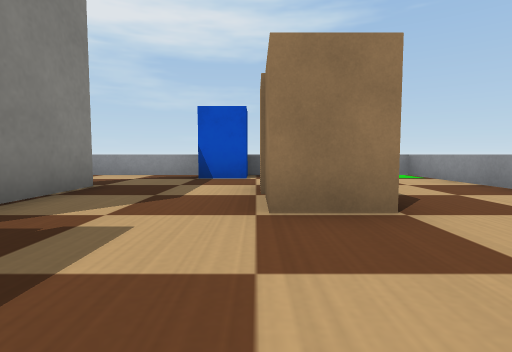
[1] (above)

23 first-person views from a walk through a robot-simulator world made for Webots. The camera is 0.1 m above the floor, tilts 4° down and sees 80° across. The floor is counted in squares, 0.2 m on a side. Each view is taken from the middle of a square. On the plan, view 1 faces up. The plan holds only what a view shows up to about 9 squares ahead; the rest is blank. The robots in the file are not drawn. Webots' stock objects and surfaces are drawn as simple stand-ins.

[2]
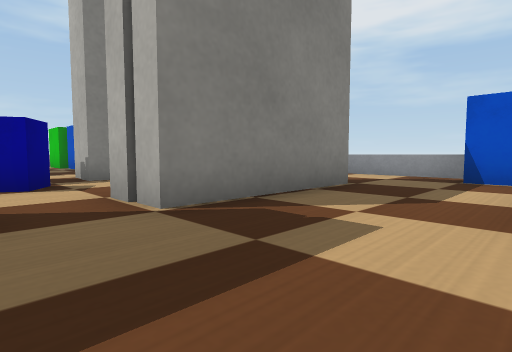

[3]
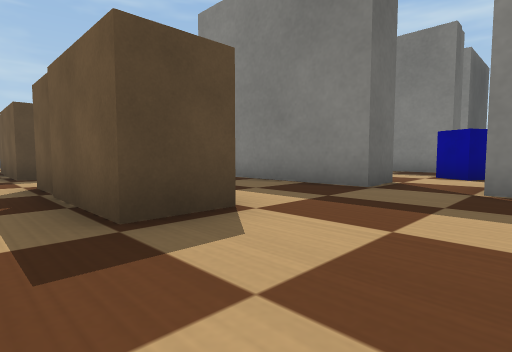

[4]
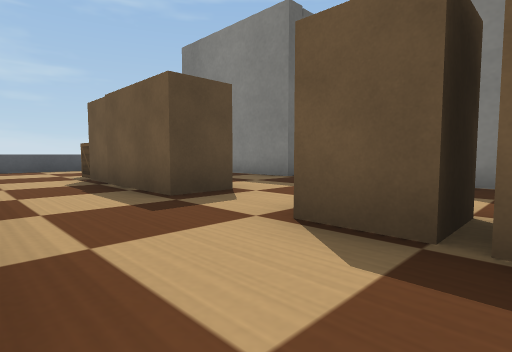

[5]
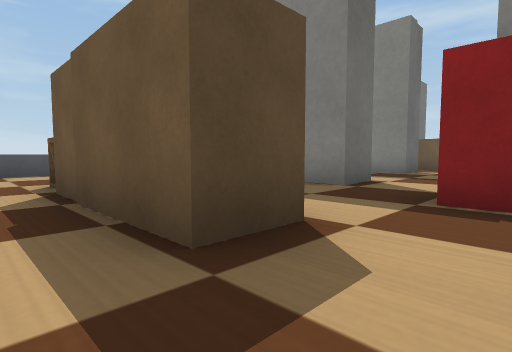

[6]
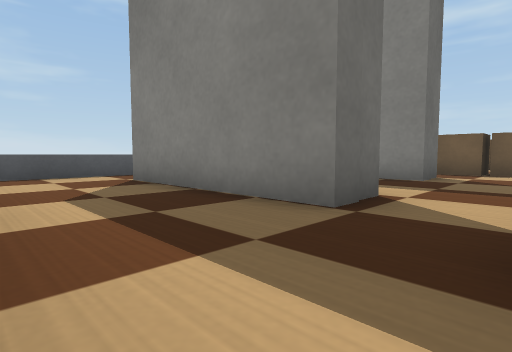

[7]
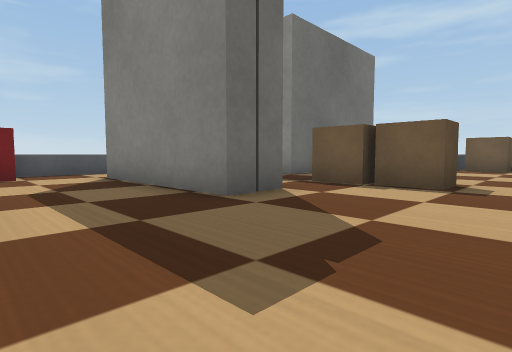

[8]
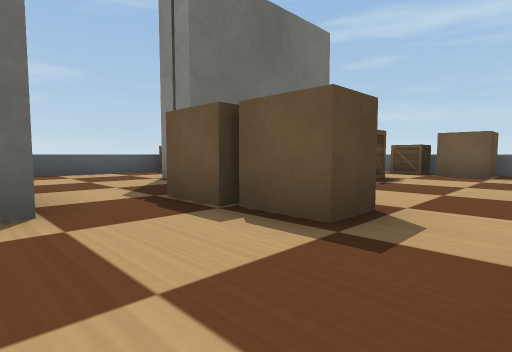

[9]
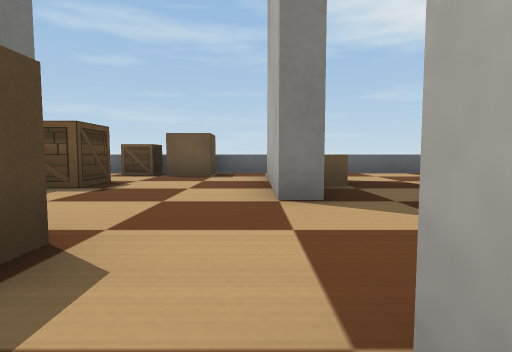

[10]
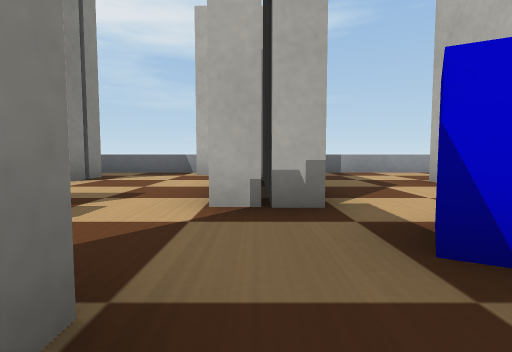

[11]
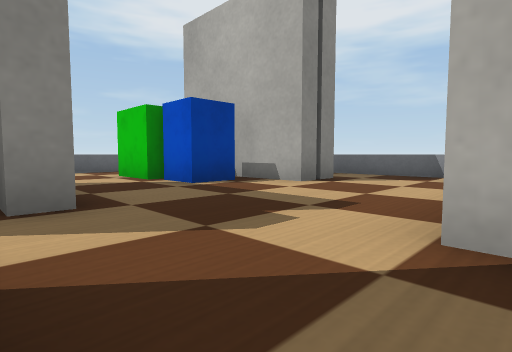

[12]
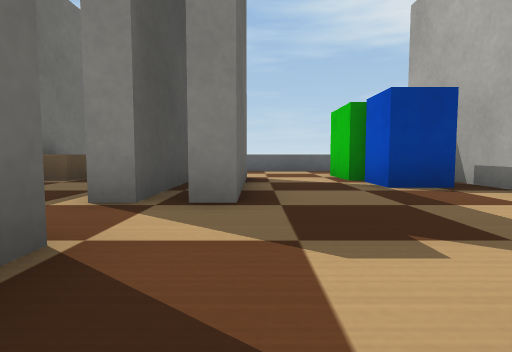

[13]
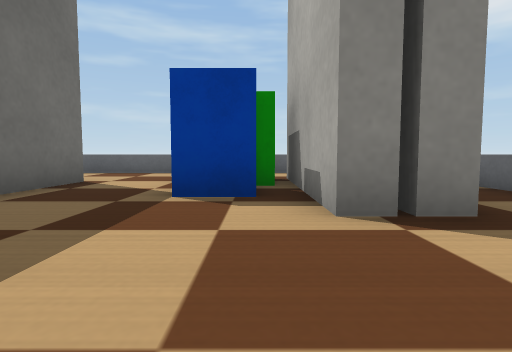

[14]
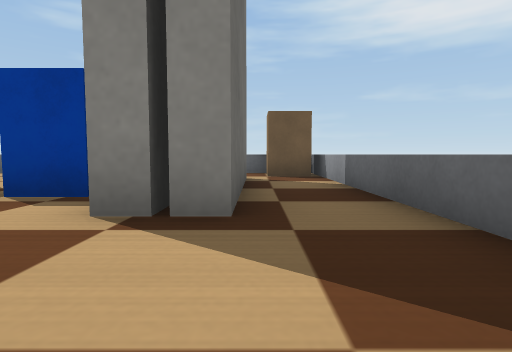

[15]
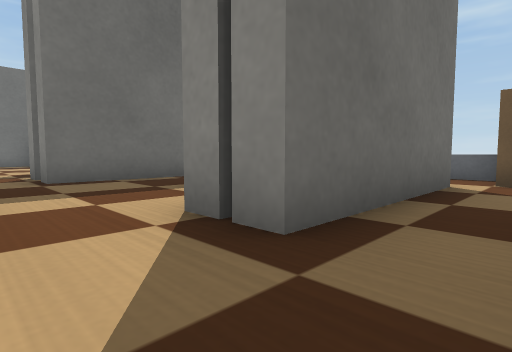

[16]
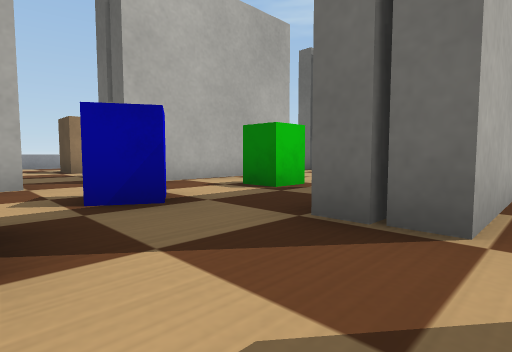

[17]
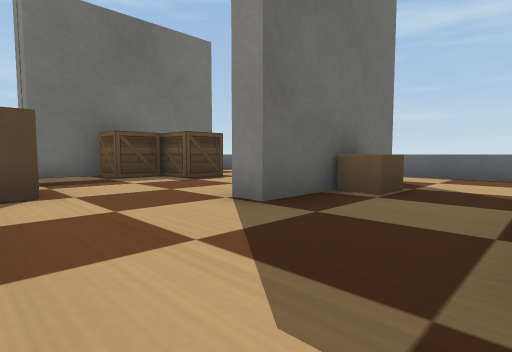

[18]
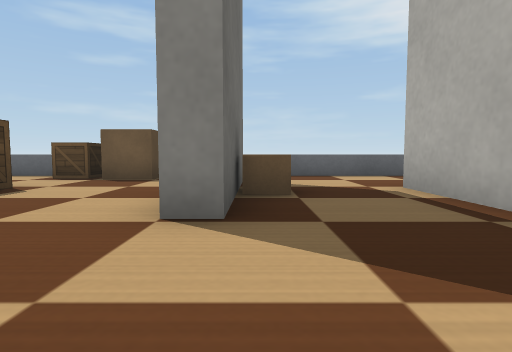

[19]
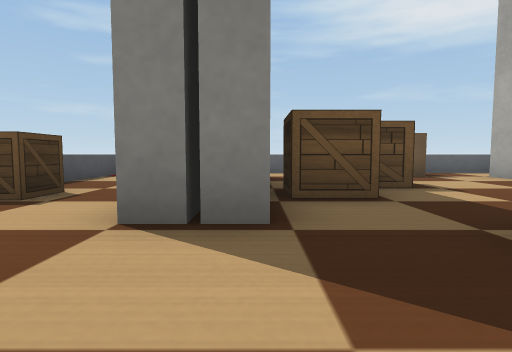

[20]
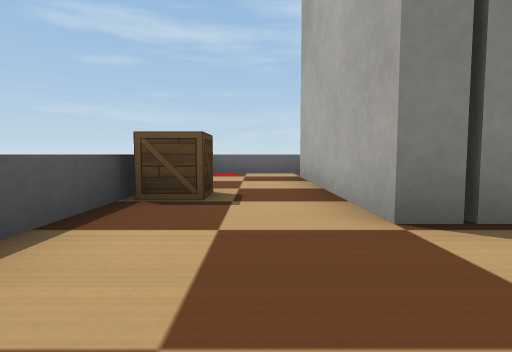

[21]
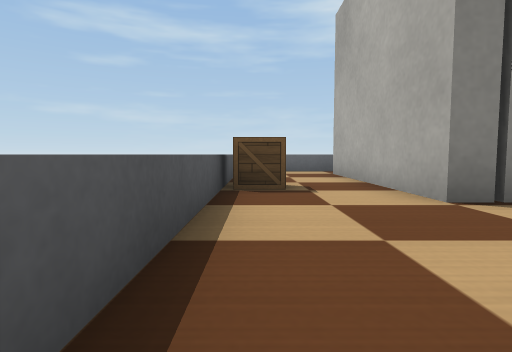

[22]
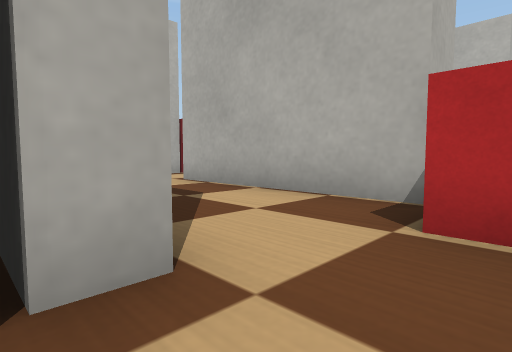

[23]
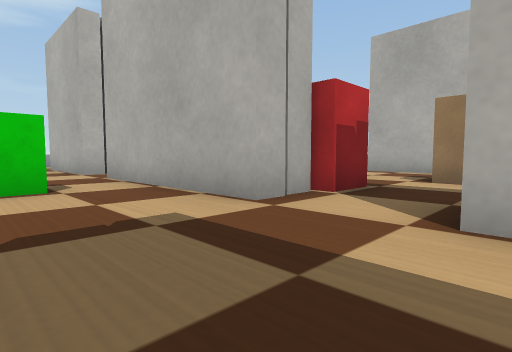

### Floor plan
Points are (right, up) in squares from view 1. A wall is a line through its corners. A room is listed if a view was taken in it or the views show most of it. See-through windows are left out.
Room 1 (views 1, 2, 3, 4, 5, 6, 7, 8, 9, 10, 11, 12, 13, 14, 15, 16, 17, 18, 19, 20, 21, 22, 23)
walls: (-8.1, -0.5) (-8.1, 0); (-8.7, -2.1) (-8.7, -0.1) (-7.5, -0.1) (-7.5, -1.3); (-2.6, -0.1) (-2.6, -3.3); (-3.6, 1.4) (-3.6, 4.9); (-6.4, 2.2) (-6.4, 1.9) (-7.5, 1.9); (-2.5, -4.6) (-3.6, -4.6) (-3.6, -0.1); (-10.2, -0.1) (-10.2, -0.7); (-7.5, -6.9) (-6.4, -6.9) (-6.4, -10.9) (-6.8, -10.9) (-6.8, -10); (-11.6, -0.7) (-13.8, -0.7); (-2.6, 4.9) (-2.6, 1.4); (-13.8, 0.8) (-10.2, 0.8) (-10.2, 0.3) (-10.6, 0.3); (-6.8, 6.4) (-8.5, 6.4); (-10.4, 5.3) (-10.9, 5.3); (-11, 5.2) (-10.4, 5.2); (-11.6, -8.9) (-10.2, -8.9) (-10.2, -10) (-15, -10); (-10.8, -9.5) (-10.1, -9.5); (-14.9, -3.2) (-11.4, -3.2) (-11.4, -3.6) (-14.9, -3.6); (-3.6, -11.1) (-3.6, -6.5) (-2.6, -6.5) (-2.6, -11); (3.1, -4.6) (3.1, -3.3); (-8.6, 7.5) (-16.2, 7.5); (-3.2, -12.5) (2.1, -12.5); (0.1, 7.5) (-5.1, 7.5); (-14.5, 5.8) (-10.5, 5.8) (-10.5, 4.7) (-14.5, 4.7); (3.8, 4.4) (3.8, 7.5); (-16.3, -7.6) (-16.3, -12.2); (-16.3, 5.6) (-16.3, -4.5); (-15.6, -12.5) (-5, -12.5)
ways out: gap at (-7, 6)
objects: wooden box (-16, -7); cardboard box (-16, -6) to (-15, -5); cardboard box (-16, 6) to (-15, 7); plastic crate (-14, 3) to (-13, 4); wooden box (-13, -8) to (-13, -7); cardboard box (-13, -3); wooden box (-12, -12); wooden box (-12, -8); plastic crate (-12, 3) to (-12, 4); cardboard box (-10, -7) to (-9, -7); cardboard box (-10, -6) to (-9, -5); plastic crate (-6, -2) to (-5, -2); plastic crate (-6, 0) to (-5, 1); plastic crate (-5, -12) to (-4, -12); plastic crate (-2, -5) to (-2, -4); plastic crate (-1, 7) to (0, 7); wooden box (0, -9) to (1, -9); cardboard box (0, -8) to (1, -8); cardboard box (0, -7) to (1, -6); cardboard box (0, -3) to (1, -3); cardboard box (0, -2) to (1, 0); cardboard box (0, 3) to (1, 4); cardboard box (0, 5) to (1, 5)

Where each view was taken, in squares from view 1:
view 1: 0 up, 0 right, facing up
view 2: 0 up, 0 right, facing up-left
view 3: 2 up, 2 right, facing down-left
view 4: 2 down, 3 right, facing down-left
view 5: 4 down, 2 right, facing down-left
view 6: 5 down, 0 right, facing down-left
view 7: 4 down, 4 left, facing down-left
view 8: 4 down, 7 left, facing down-left
view 9: 4 down, 8 left, facing left
view 10: 1 down, 7 left, facing up
view 11: 0 up, 7 left, facing up-left
view 12: 1 up, 7 left, facing left
view 13: 4 up, 8 left, facing left
view 14: 6 up, 8 left, facing left
view 15: 7 up, 9 left, facing down-left
view 16: 2 up, 9 left, facing down-right
view 17: 1 down, 9 left, facing down-left
view 18: 3 down, 9 left, facing left
view 19: 9 down, 8 left, facing left
view 20: 11 down, 8 left, facing left
view 21: 12 down, 7 left, facing left
view 22: 12 down, 7 left, facing up-right
view 23: 7 down, 6 left, facing up-right
